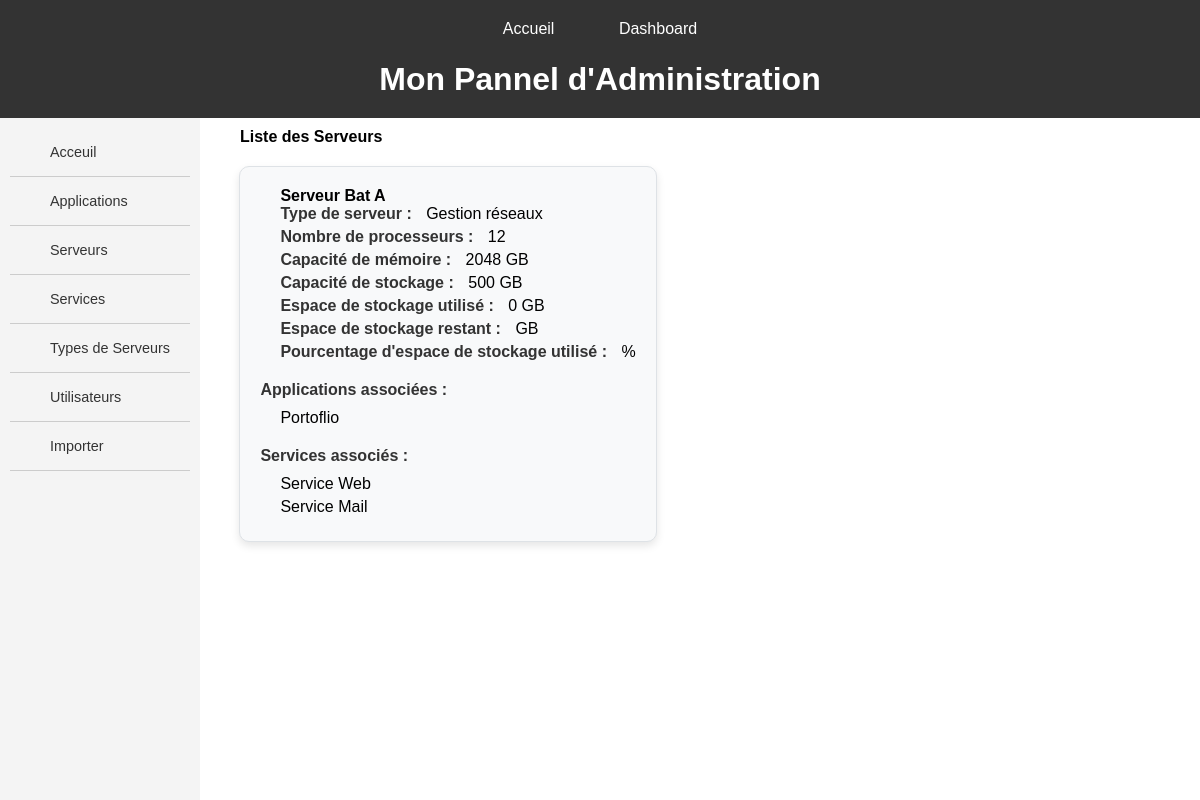
Before: /dashboard/ with the older database file.
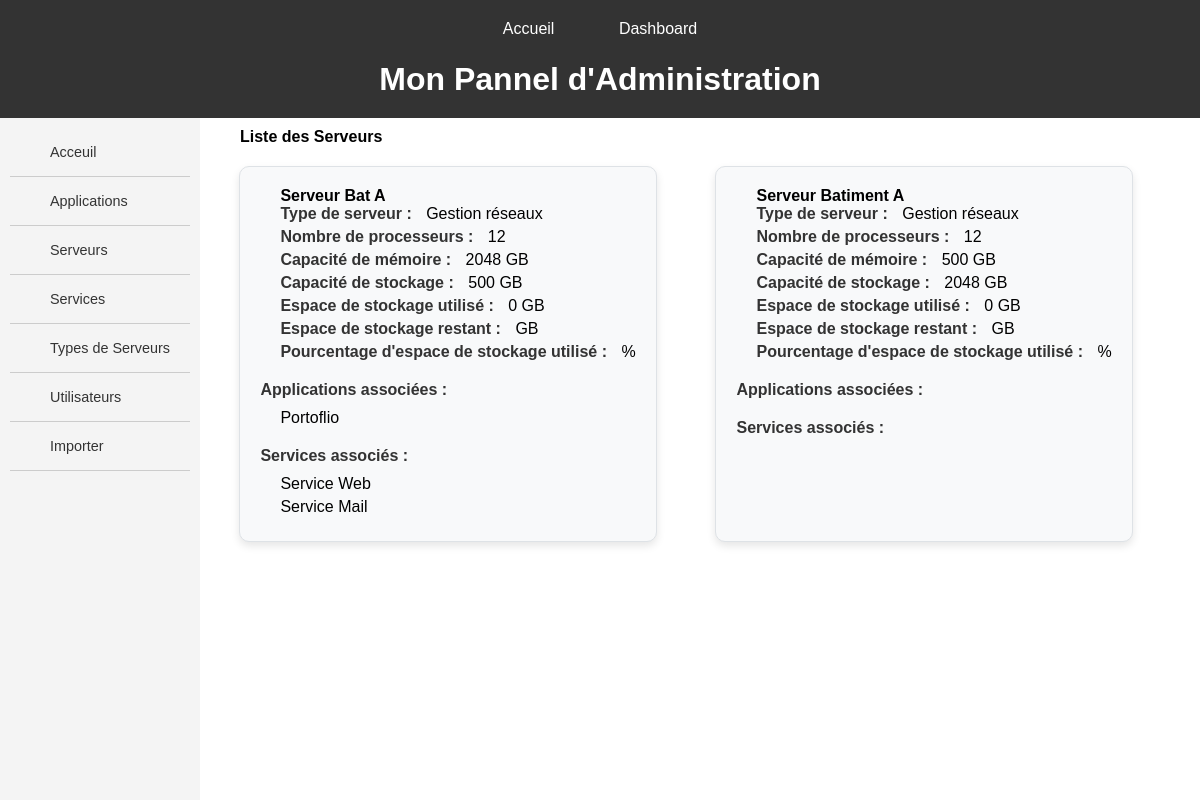
After: the same page with the newer database file.
### servops/models.py (models this page shows, shortened)
class Server(models.Model):
    name = models.CharField(max_length=200)
    server_type = models.ForeignKey(ServerType, on_delete=models.CASCADE)
    num_processors = models.IntegerField()
    memory_capacity = models.IntegerField()
    storage_capacity = models.IntegerField()
    used_storage = models.IntegerField(default=0)  # Espace utilisé en Go
    total_storage = models.IntegerField(default=0)  # Capacité totale de stockage en Go

class ServerType(models.Model):
    type = models.CharField(max_length=200)
    description = models.TextField()
    def __str__(self):
        return self.type

class Application(models.Model):
    name = models.CharField(max_length=200)
    logo = models.ImageField(upload_to='logos/')
    user = models.ForeignKey(ServUser, on_delete=models.CASCADE, related_name='applications')
    services = models.ManyToManyField(Service, related_name='applications')
    launch_server = models.ForeignKey(Server, on_delete=models.CASCADE, related_name='applications')

class Service(models.Model):
    name = models.CharField(max_length=200)
    launch_date = models.DateField()
    memory_used = models.IntegerField()
    required_memory = models.IntegerField()
    launch_server = models.ForeignKey(Server, on_delete=models.CASCADE, related_name='services')

### servops/views.py (the view)
# urls.py: path('dashboard/', views.dashboard, name='dashboard'),
def dashboard(request):
    servers = Server.objects.all()
    return render(request, 'servops/dashboard.html', {'servers': servers})

### servops/templates/servops/dashboard.html (shortened to what this page needs)
{% extends 'servops/MAIN/main_dashboard.html' %}
{% block header %}Mon Pannel d'Administration{% endblock %}
{% block content %}
<h2>Liste des Serveurs</h2>
<div class="container">
    {% for server in servers %}
    <div class="service-box">
        <h3>{{ server.name }}</h3>
        <ul>
            <li><strong>Type de serveur :</strong> {{ server.server_type }}</li>
            <li><strong>Nombre de processeurs :</strong> {{ server.num_processors }}</li>
            <li><strong>Capacité de mémoire :</strong> {{ server.memory_capacity }} GB</li>
            <li><strong>Capacité de stockage :</strong> {{ server.storage_capacity }} GB</li>
            <li><strong>Espace de stockage utilisé :</strong> {{ server.used_storage }} GB</li>
            <li><strong>Espace de stockage restant :</strong> {{ server.remaining_storage }} GB</li>
            <li><strong>Pourcentage d'espace de stockage utilisé :</strong> {{ server.storage_percentage }}%</li>
        </ul>
        <h4>Applications associées :</h4>
        <ul>
            {% for application in server.applications.all %}
            <li>{{ application.name }}</li>
            {% endfor %}
        </ul>
        <h4>Services associés :</h4>
        <ul>
            {% for service in server.services.all %}
            <li>{{ service.name }}</li>
            {% endfor %}
        </ul>
    </div>
    {% endfor %}
</div>
{% endblock %}
{% block sidebar %}
    <li><a href="{% url 'index'%}">Acceuil</a></li>
    <li><a href="{% url 'applications_home'%}">Applications</a></li>
    <li><a href="{% url 'servers_crud'%}">Serveurs</a></li>
    <li><a href="{% url 'services_crud' %}">Services</a></li>
    <li><a href="{% url 'server_types_crud' %}">Types de Serveurs</a></li>
    <li><a href="{% url 'users_crud'%}">Utilisateurs</a></li>
    <li><a href="{% url 'import_csv' %}">Importer</a></li>
{% endblock %}

Changed rows visible on the page:
added Server: name "Serveur Batiment A", server_type "Gestion réseaux", num_processors "12", memory_capacity "500", storage_capacity "2048", used_storage "0"
